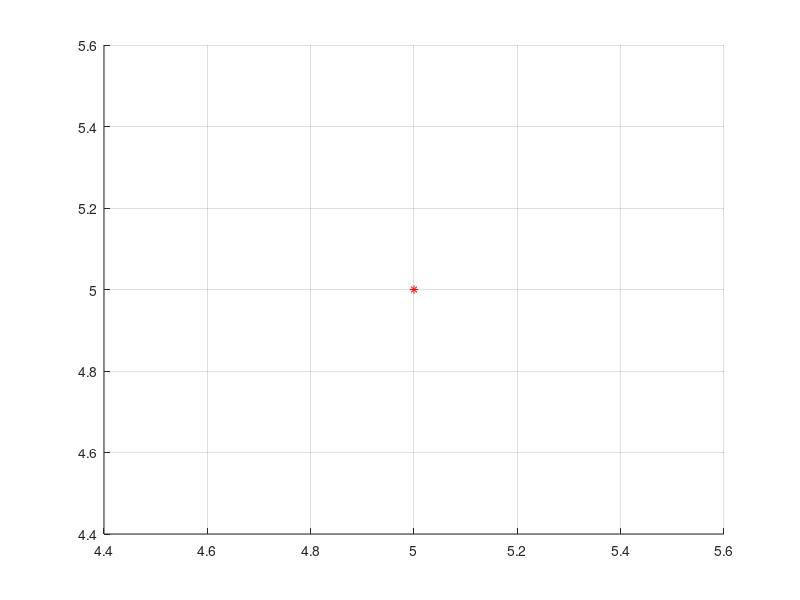

Here is the MATLAB script that generated this plot: (Note: this script raises an error after producing the figure.)
% INTERPOLAÇÃO POLINOMIAL -> LAGRANGE
% MÉTODOS NUMÉRICOS COMPUTACIONAIS
% DEIVIS COSTA PEREIRA

clear all;
clc;
format long;

% INPUTS
x = input('Entre com o vetor x: ');
y = input('Entre com o vetor y: ');
n = length(x);
gr = n-1;

% PLOTAR PONTOS
hold on;
grid on;
plot(x, y, 'r*');

% CONSTRUÇÃO POLINOMIO
poli = '';
for i=1:n
    poli = strcat(poli,num2str(y(i)),'*');
    for k=1:n
        if (i~=k)
            poli=strcat(poli,'(x-',num2str(x(k)),')/(',num2str(x(i)),'-',num2str(x(k)),')*');
        end 
    end
    poli(length(poli)) = '+';
end
poli = poli(1:(length(poli)-1));
fprintf(poli);
fprintf('\n');
fun = inline(poli);
ezplot(fun);
